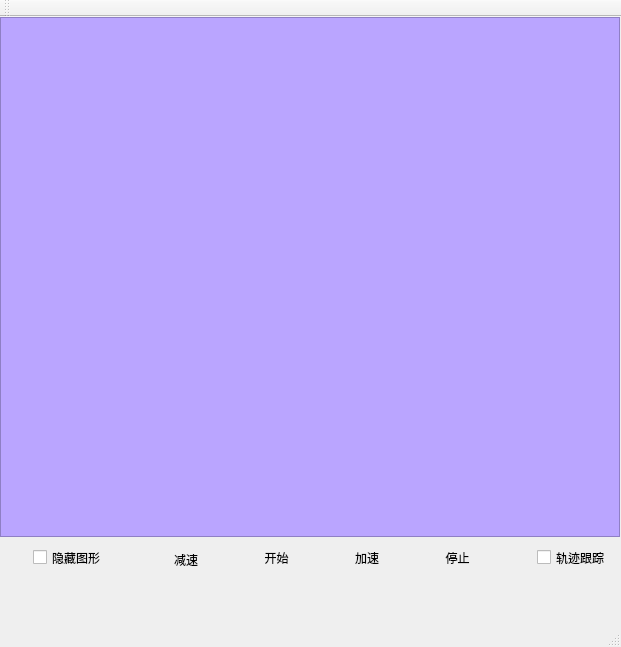
<?xml version="1.0" encoding="UTF-8"?>
<ui version="4.0">
 <class>GraphicMotionClass</class>
 <widget class="QMainWindow" name="GraphicMotionClass">
  <property name="geometry">
   <rect>
    <x>0</x>
    <y>0</y>
    <width>621</width>
    <height>647</height>
   </rect>
  </property>
  <property name="windowTitle">
   <string>GraphicMotion</string>
  </property>
  <widget class="QWidget" name="centralWidget">
   <widget class="QGraphicsView" name="view">
    <property name="geometry">
     <rect>
      <x>0</x>
      <y>0</y>
      <width>620</width>
      <height>520</height>
     </rect>
    </property>
    <property name="styleSheet">
     <string notr="true">background-color: rgb(186, 165, 255);</string>
    </property>
   </widget>
   <widget class="QLabel" name="coordinateLabel">
    <property name="geometry">
     <rect>
      <x>520</x>
      <y>590</y>
      <width>61</width>
      <height>20</height>
     </rect>
    </property>
    <property name="text">
     <string/>
    </property>
   </widget>
   <widget class="QWidget" name="horizontalLayoutWidget">
    <property name="geometry">
     <rect>
      <x>0</x>
      <y>520</y>
      <width>621</width>
      <height>41</height>
     </rect>
    </property>
    <layout class="QHBoxLayout" name="horizontalLayout_2">
     <item>
      <spacer name="horizontalSpacer_6">
       <property name="orientation">
        <enum>Qt::Horizontal</enum>
       </property>
       <property name="sizeHint" stdset="0">
        <size>
         <width>40</width>
         <height>20</height>
        </size>
       </property>
      </spacer>
     </item>
     <item>
      <widget class="QCheckBox" name="hideShapeCheckBox">
       <property name="text">
        <string>隐藏图形</string>
       </property>
      </widget>
     </item>
     <item>
      <spacer name="horizontalSpacer">
       <property name="orientation">
        <enum>Qt::Horizontal</enum>
       </property>
       <property name="sizeHint" stdset="0">
        <size>
         <width>60</width>
         <height>20</height>
        </size>
       </property>
      </spacer>
     </item>
     <item>
      <widget class="QPushButton" name="slowButton">
       <property name="minimumSize">
        <size>
         <width>50</width>
         <height>23</height>
        </size>
       </property>
       <property name="contextMenuPolicy">
        <enum>Qt::ActionsContextMenu</enum>
       </property>
       <property name="styleSheet">
        <string notr="true">QpushButton#pushButton
{
border:1px solid rgba(0, 0, 0, 0);
background:rgba(0, 0, 0, 0);
}</string>
       </property>
       <property name="text">
        <string>减速</string>
       </property>
       <property name="flat">
        <bool>true</bool>
       </property>
      </widget>
     </item>
     <item>
      <spacer name="horizontalSpacer_3">
       <property name="orientation">
        <enum>Qt::Horizontal</enum>
       </property>
       <property name="sizeHint" stdset="0">
        <size>
         <width>40</width>
         <height>20</height>
        </size>
       </property>
      </spacer>
     </item>
     <item>
      <widget class="QPushButton" name="startButton">
       <property name="minimumSize">
        <size>
         <width>50</width>
         <height>0</height>
        </size>
       </property>
       <property name="text">
        <string>开始</string>
       </property>
       <property name="autoDefault">
        <bool>false</bool>
       </property>
       <property name="default">
        <bool>false</bool>
       </property>
       <property name="flat">
        <bool>true</bool>
       </property>
      </widget>
     </item>
     <item>
      <spacer name="horizontalSpacer_4">
       <property name="orientation">
        <enum>Qt::Horizontal</enum>
       </property>
       <property name="sizeHint" stdset="0">
        <size>
         <width>40</width>
         <height>20</height>
        </size>
       </property>
      </spacer>
     </item>
     <item>
      <widget class="QPushButton" name="speedButton">
       <property name="minimumSize">
        <size>
         <width>50</width>
         <height>0</height>
        </size>
       </property>
       <property name="styleSheet">
        <string notr="true"/>
       </property>
       <property name="text">
        <string>加速</string>
       </property>
       <property name="flat">
        <bool>true</bool>
       </property>
      </widget>
     </item>
     <item>
      <spacer name="horizontalSpacer_5">
       <property name="orientation">
        <enum>Qt::Horizontal</enum>
       </property>
       <property name="sizeHint" stdset="0">
        <size>
         <width>40</width>
         <height>20</height>
        </size>
       </property>
      </spacer>
     </item>
     <item>
      <widget class="QPushButton" name="stopButton">
       <property name="minimumSize">
        <size>
         <width>50</width>
         <height>0</height>
        </size>
       </property>
       <property name="text">
        <string>停止</string>
       </property>
       <property name="flat">
        <bool>true</bool>
       </property>
      </widget>
     </item>
     <item>
      <spacer name="horizontalSpacer_2">
       <property name="orientation">
        <enum>Qt::Horizontal</enum>
       </property>
       <property name="sizeHint" stdset="0">
        <size>
         <width>60</width>
         <height>20</height>
        </size>
       </property>
      </spacer>
     </item>
     <item>
      <widget class="QCheckBox" name="contrailTrackCheckBox">
       <property name="text">
        <string>轨迹跟踪</string>
       </property>
      </widget>
     </item>
    </layout>
   </widget>
  </widget>
  <widget class="QMenuBar" name="menuBar">
   <property name="geometry">
    <rect>
     <x>0</x>
     <y>0</y>
     <width>621</width>
     <height>23</height>
    </rect>
   </property>
  </widget>
  <widget class="QStatusBar" name="statusBar"/>
  <widget class="QToolBar" name="mainToolBar">
   <attribute name="toolBarArea">
    <enum>TopToolBarArea</enum>
   </attribute>
   <attribute name="toolBarBreak">
    <bool>false</bool>
   </attribute>
  </widget>
 </widget>
 <layoutdefault spacing="6" margin="11"/>
 <resources>
  <include location="graphicmotion.qrc"/>
 </resources>
 <connections/>
</ui>
